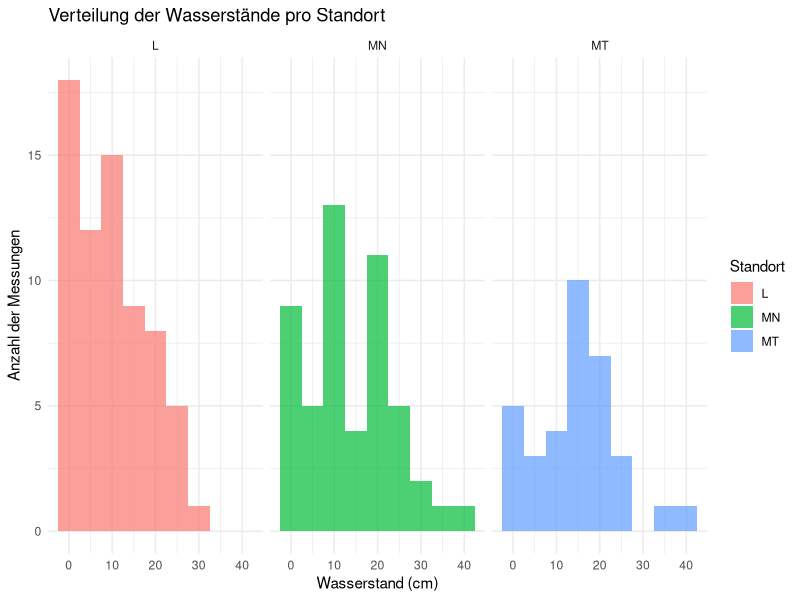
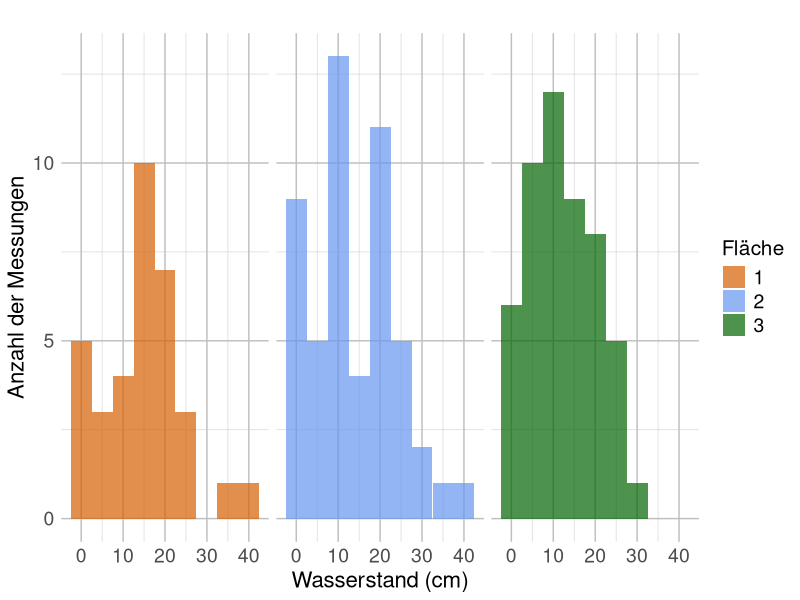
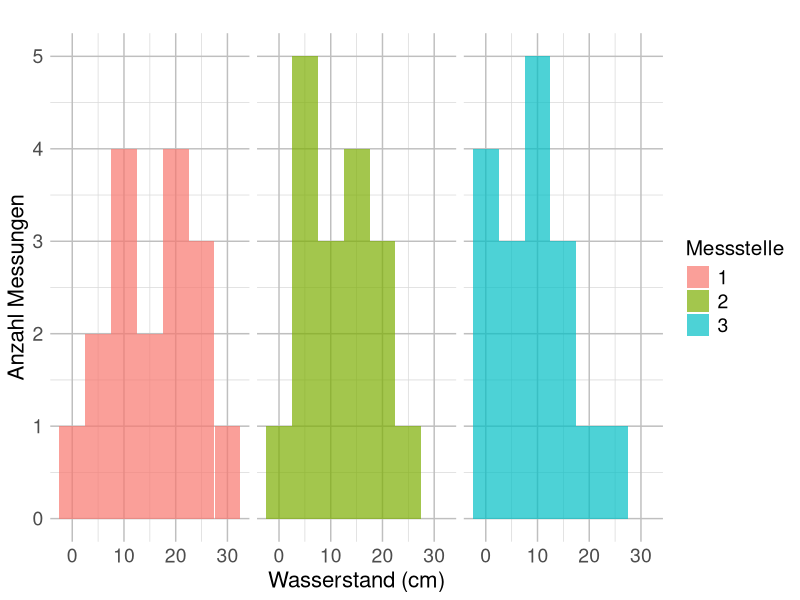
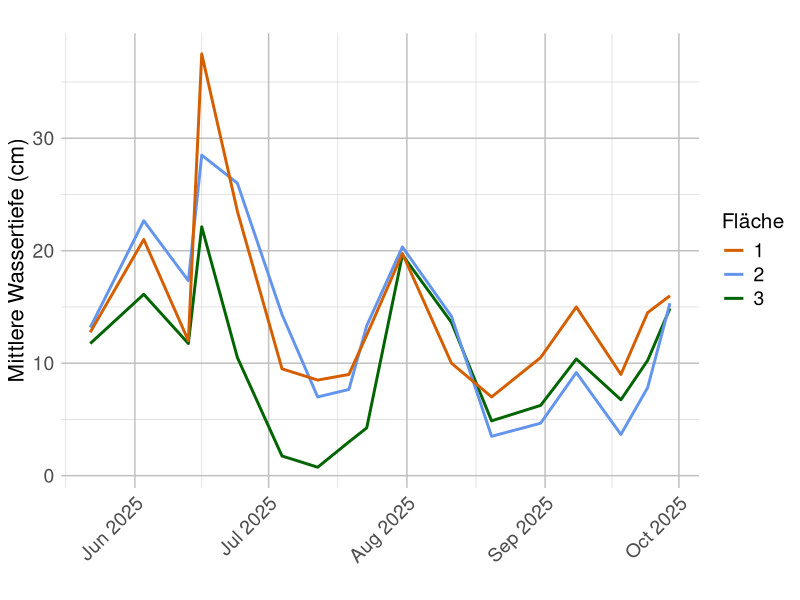
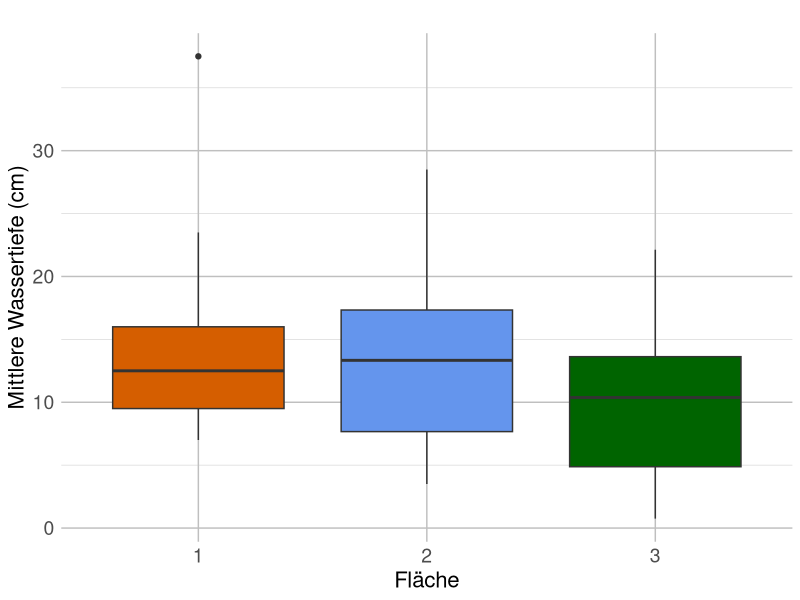
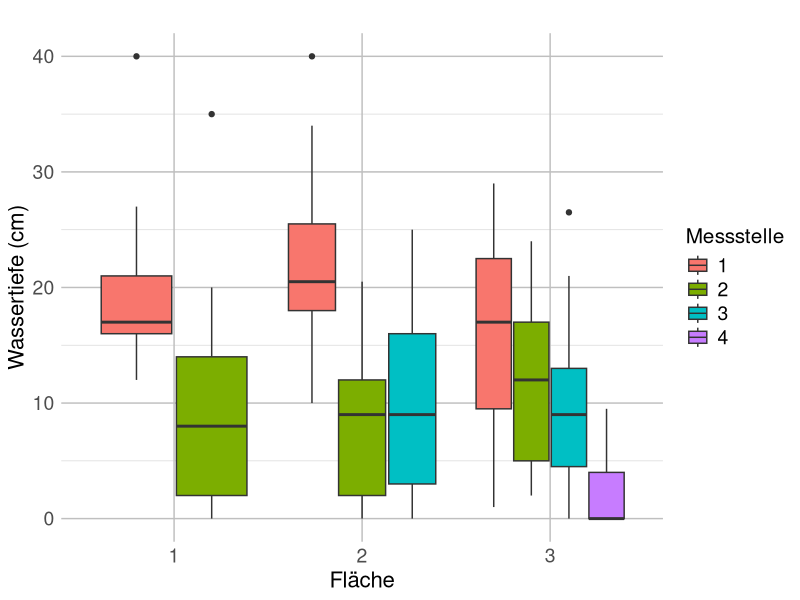
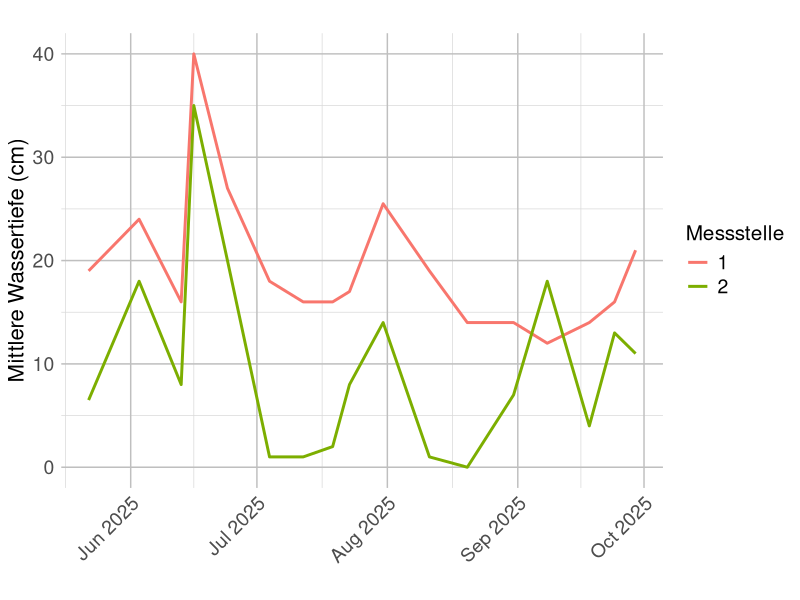
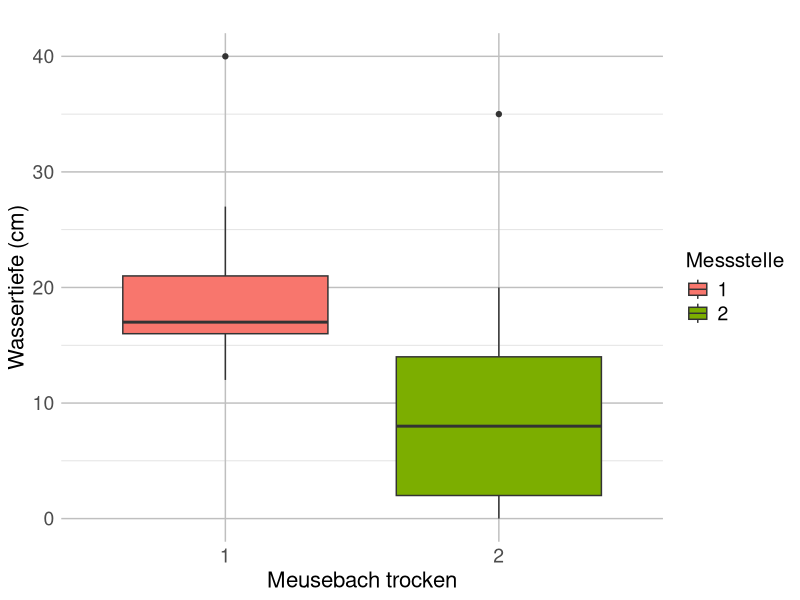

R code for these plots, in order:
## ---- chunk 1
library(readxl)
library(dplyr)
library(ggplot2)
library(lubridate)
library(tidyr)
## ---- chunk 2
Wassertiefen <- read_excel("Tabelle Wassertiefe.xlsx")
summary(Wassertiefen)
str(Wassertiefen)
class(Wassertiefen$Datum)

# Datum als Date konvertieren
Wassertiefen$Datum <- as.Date(Wassertiefen$Datum)

str(Wassertiefen)
class(Wassertiefen$Datum)
## ---- chunk 3
# Statistische Kennzahlen pro Messpunkt und Standort
Kennzahlen_messpunkt <- Wassertiefen %>%
  group_by(Standort, Messpunkt) %>%
  summarise(
    Mittelwert = mean(Wassertiefe, na.rm = TRUE),
    Median = median(Wassertiefe, na.rm = TRUE),
    Std = sd(Wassertiefe, na.rm = TRUE),
    Min = min(Wassertiefe, na.rm = TRUE),
    Max = max(Wassertiefe, na.rm = TRUE),
    Range = max(Wassertiefe, na.rm = TRUE) - min(Wassertiefe, na.rm = TRUE),
  )

Kennzahlen_messpunkt
## ---- chunk 4
# Statistische Kennzahlen pro Standort
Kennzahlen_standort <- Wassertiefen %>%
  group_by(Standort) %>%
  summarise(
    Mittelwert = mean(Wassertiefe, na.rm = TRUE),
    Median = median(Wassertiefe, na.rm = TRUE),
    Std = sd(Wassertiefe, na.rm = TRUE),
    Min = min(Wassertiefe, na.rm = TRUE),
    Max = max(Wassertiefe, na.rm = TRUE),
    Range = max(Wassertiefe, na.rm = TRUE) - min(Wassertiefe, na.rm = TRUE)
  )

Kennzahlen_standort
## ---- chunk 5
# Mittelwerte pro Tag/ pro Standort berechnen 
WT_mittel <- Wassertiefen %>% 
  group_by(Datum, Standort) %>% 
  summarise(WT_mean = mean(Wassertiefe, na.rm = TRUE)) %>% 
  ungroup()
## ---- chunk 6
# welcher Standort hat die größten Wasserstandsschwankungen?

# Standardabweichung = wie stark der Wasserstand typischerweise um seinen Mittelwert schwankt
# Spannweite des Wasserstands = extremste Unterschiede zwischen dem höchsten und niedrigsten gemessenen Wasserstand
# für die einzelnen Messpunkte auch aus den Kennzahlen_messpunkt ersichtlich

#Schwankung pro Standort (über Tagesmittelwerte)
WT_var_st <- WT_mittel %>%
  group_by(Standort) %>%
  summarise(
    sd_WT = sd(WT_mean, na.rm = TRUE),
    range_WT = max(WT_mean, na.rm = TRUE) - min(WT_mean, na.rm = TRUE)
  ) %>%
  arrange(desc(sd_WT))

WT_var_st
## ---- chunk 7
# welcher Standort hat die meisten trocken gefallenen Tage, welcher die wenigsten (= Beständigkeit des Gewässers/Wasserspiegel)

WT_trocken_mp <- Wassertiefen %>%
  group_by(Standort, Messpunkt) %>%
  summarise(
    trockene_Tage = sum(Wassertiefe <= 1, na.rm = TRUE),
    gesamt_Messungen = n(),
    anteil_trocken = trockene_Tage / gesamt_Messungen
  ) %>%
  arrange(Standort, desc(trockene_Tage))

WT_trocken_mp

## ---- chunk 8
# Histogramm zur Häufigkeit der Wasserstände je Standort 
ggplot(Wassertiefen, aes(x = Wassertiefe, fill = Standort)) +
  geom_histogram(binwidth = 5, alpha = 0.7) +
  facet_wrap(~Standort) +
  theme_minimal() +
  labs(title = "Verteilung der Wasserstände pro Standort",
       x = "Wasserstand (cm)",
       y = "Anzahl der Messungen")

# Histogramm zur Häufigkeit der Wasserstände je Standort ohne Messpunkt 4 bei Lihtenau 
ggplot(
  Wassertiefen %>%
    filter(!(Standort == "L" & Messpunkt == 4)) %>%
    mutate(Standort = factor(Standort, levels = c("MT", "MN", "L"))),
  aes(x = Wassertiefe, fill = Standort)
) +
  geom_histogram(binwidth = 5, alpha = 0.7) +
  facet_wrap(~Standort) +
  labs(
    title = "",
    x = "Wasserstand (cm)",
    y = "Anzahl der Messungen",
    fill = "Fläche"              
  ) +
  scale_fill_manual(
    values = c(
      "MT" = "#D55E00",
      "MN" = "#6495ED",
      "L"  = "#006400"
    ),
    labels = c(                  
      "MT" = "1",
      "MN" = "2",
      "L"  = "3"
    )
  ) +
  theme(
    axis.title.x = element_text(size = 16),
    axis.title.y = element_text(size = 16),
    
    axis.text.x = element_text(size = 14),
    axis.text.y = element_text(size = 14),
    
    legend.title = element_text(size = 15),
    legend.text = element_text(size = 14),
    
    panel.grid.major = element_line(color = "grey75"),
    panel.grid.minor = element_line(color = "grey85"),
    
    axis.ticks = element_blank(),
    
    panel.background = element_rect(fill = "white", color = NA),
    
    strip.background = element_blank(),  # graue Balken entfernen
    strip.text = element_blank()         # MT/MN/L entfernen
  )
## ---- chunk 9
# Histogramm zur Häufigkeit der Wasserstände je Messpunkt und Standort 
Wassertiefen$Standort <- as.factor(Wassertiefen$Standort)
Wassertiefen$Messpunkt <- as.factor(Wassertiefen$Messpunkt)

standort_L <- Wassertiefen %>% 
  filter(Standort == "L")
standort_L <- Wassertiefen %>%
  filter(Standort == "L", Messpunkt != "4")#ohne Messpunkt 4 (verzerrt Daten)
standort_MN <- Wassertiefen %>% 
  filter(Standort == "MN")
standort_MT <- Wassertiefen %>% 
  filter(Standort == "MT")

ggplot(standort_L, aes(x = Wassertiefe, fill = factor(Messpunkt))) +
  geom_histogram(binwidth = 5, alpha = 0.7) +
  facet_wrap(~Messpunkt) +
  labs(
    title = "",
    x = "Wasserstand (cm)",
    y = "Anzahl Messungen",
    fill = "Messstelle"
  ) +
  scale_fill_manual(
    values = c(
      "1" = "#F8766D",
      "2" = "#7CAE00",
      "3" = "#00BFC4",
      "4" = "#C77CFF"
    )
  ) +
  theme(
    axis.title.x = element_text(size = 16),
    axis.title.y = element_text(size = 16),
    
    axis.text.x = element_text(size = 14),
    axis.text.y = element_text(size = 14),
    
    legend.title = element_text(size = 15),
    legend.text = element_text(size = 14),
    
    panel.grid.major = element_line(color = "grey75"),
    panel.grid.minor = element_line(color = "grey85"),
    
    axis.ticks = element_blank(),
    
    panel.background = element_rect(fill = "white", color = NA),
    
    strip.background = element_blank(),
    strip.text = element_blank()
  )
## ---- chunk 10
#ggsave(
#  "Histogramm_Häufigkeit der Wasserstände_Fläche 3 (ohne MS4).png",
#  width = 10,
#  height = 6,
#  dpi = 300
#)
## ---- chunk 11
# Liniendiagramm - Jahresverlauf
# Zeitlicher Verlauf der mittleren Wassertiefe nach Standort

ggplot(WT_mittel, aes(x = Datum, y = WT_mean, color = Standort)) +
  geom_line(linewidth = 1) +
  #geom_point(size = 2) +
  labs(
    title = "",
    x = "",
    y = "Mittlere Wassertiefe (cm)",
    color = "Fläche"
  ) +
  scale_color_manual(
    breaks = c("MT", "MN", "L"),
    values = c(
      "MT" = "#D55E00",
      "MN" = "#6495ED",
      "L"  = "#006400"
    ),
    labels = c(
      "MT" = "1",
      "MN" = "2",
      "L"  = "3"
    )
  ) +
  theme(
    axis.title.x = element_text(size = 16),
    axis.title.y = element_text(size = 16),

    axis.text.x = element_text(angle = 45, hjust = 1, size = 14),
    axis.text.y = element_text(size = 14),

    legend.title = element_text(size = 15),
    legend.text = element_text(size = 14),

    panel.grid.major = element_line(color = "grey75"),
    panel.grid.minor = element_line(color = "grey85"),

    axis.ticks = element_blank(),

    panel.background = element_rect(fill = "white", color = NA)
  ) +
  scale_x_date(
    date_breaks = "1 month",
    date_labels = "%b %Y"
  )
## ---- chunk 12
#ggsave(
  #"Zeitlicher Verlauf der mittleren Wassertiefe nach Standort.png",
  #width = 10,
  #height = 6,
  #dpi = 300
#)
## ---- chunk 13
# Boxplot pro Standort, Mittelwert der verschiedenen Messpunkte

ggplot(WT_mittel, aes(x = factor(Standort,levels = c("MT", "MN", "L")), y = WT_mean, fill = Standort)) +
  geom_boxplot() +
  labs(
    title = "",
    x = "Fläche",
    y = "Mittlere Wassertiefe (cm)"
  ) +
  scale_x_discrete(labels = c(
    "MT" = "1",
    "MN" = "2",
    "L"  = "3"
  )) +
  scale_fill_manual(
    values = c(
      "MT" = "#D55E00",
      "MN" = "#6495ED",
      "L"  = "#006400"
    )
  ) +
  theme(
    axis.title.x = element_text(size = 16),
    axis.title.y = element_text(size = 16),

    axis.text.x = element_text(size = 14),
    axis.text.y = element_text(size = 14),

    legend.position = "none",   

    panel.grid.major = element_line(color = "grey75"),
    panel.grid.minor = element_line(color = "grey85"),

    axis.ticks = element_blank(),

    panel.background = element_rect(fill = "white", color = NA)
  )
## ---- chunk 14
#ggsave(
  #"Boxplot_Vergleich der Flächen.png",
  #width = 10,
  #height = 6,
  #dpi = 300
#)
## ---- chunk 15
# Boxplot pro Standort, Messpunkte farblich unterscheiden
# Vergleich der Wassertiefen nach Standort und Messstelle (Mai–Sep 2025)

ggplot(Wassertiefen,
       aes(x = factor(Standort, levels = c("MT", "MN", "L")),
           y = Wassertiefe,
           fill = factor(Messpunkt))) +

  geom_boxplot(position = position_dodge(0.8)) +

  labs(
    title = "",
    x = "Fläche",
    y = "Wassertiefe (cm)",
    fill = "Messstelle"
  ) +

  scale_x_discrete(labels = c(
    "MT" = "1",
    "MN" = "2",
    "L"  = "3"
  )) +

  theme(
    axis.title.x = element_text(size = 16),
    axis.title.y = element_text(size = 16),

    axis.text.x = element_text(size = 14),
    axis.text.y = element_text(size = 14),

    legend.title = element_text(size = 15),
    legend.text = element_text(size = 14),

    panel.grid.major = element_line(color = "grey75"),
    panel.grid.minor = element_line(color = "grey85"),

    axis.ticks = element_blank(),

    panel.background = element_rect(fill = "white", color = NA)
  )
## ---- chunk 16
#ggsave(
  #"Boxplot_Vergleich der Wassertiefen nach Standort und Messstelle.png",
  #width = 10,
  #height = 6,
  #dpi = 300
#)
## ---- chunk 17
#### Jahresverlauf - Liniendiagramm
plot_lin1 <- function(df, st, titel = NULL) {
  
  # Daten nach Standort filtern
  df_sub1 <- df %>% filter(Standort == st)

  ggplot(df_sub1, aes(x = Datum, y = Wassertiefe, color = factor(Messpunkt))) +
    geom_line(linewidth = 1) +
    #geom_point(size = 2) +
    
    labs(
      title = titel,
      x = "",
      y = "Mittlere Wassertiefe (cm)",
      color = "Messstelle"
    ) +
    
    scale_x_date(
      date_breaks = "1 month",
      date_labels = "%b %Y"
    ) +
    scale_color_manual(
  values = c(
    "1" = "#F8766D",
    "2" = "#7CAE00",
    "3" = "#00BFC4",
    "4" = "#C77CFF"
  )
  ) +
    
    theme(
      axis.title.x = element_text(size = 16),
      axis.title.y = element_text(size = 16),

      axis.text.x = element_text(angle = 45, hjust = 1, size = 14),
      axis.text.y = element_text(size = 14),

      legend.title = element_text(size = 15),
      legend.text = element_text(size = 14),

      panel.grid.major = element_line(color = "grey75"),
      panel.grid.minor = element_line(color = "grey85"),

      axis.ticks = element_blank(),

      panel.background = element_rect(fill = "white", color = NA)
    )
}
## ---- chunk 18
#### Unterschiede zw. den Messstellen - Boxplot 
plot_box <- function(df, st, titel=NULL, x_name=NULL) {
  
  # Daten filtern
  df_sub2 <- df %>% filter(Standort == st)
  
  # x-Achsenname setzen, falls NULL
  if (is.null(x_name)) {
    x_name <- "Messpunkt"  # Standard
  }
  
  ggplot(df_sub2, aes(x = factor(Messpunkt), y = Wassertiefe, fill = factor(Messpunkt))) +
    geom_boxplot() +
    labs(
      title = titel,
      x = x_name,           # hier wird der flexible Name verwendet
      y = "Wassertiefe (cm)",
      fill = "Messstelle"
    ) +
    scale_fill_manual(
  values = c(
    "1" = "#F8766D",
    "2" = "#7CAE00",
    "3" = "#00BFC4",
    "4" = "#C77CFF"
  )
  ) +
    theme(
      axis.title.x = element_text(size = 16),
      axis.title.y = element_text(size = 16),

      axis.text.x = element_text(size = 14),
      axis.text.y = element_text(size = 14),

      legend.title = element_text(size = 15),
      legend.text = element_text(size = 14),

      panel.grid.major = element_line(color = "grey75"),
      panel.grid.minor = element_line(color = "grey85"),

      axis.ticks = element_blank(),

      panel.background = element_rect(fill = "white", color = NA)
    )
}

## ---- chunk 19
plot_lin1(Wassertiefen, "MT", titel="")
## ---- chunk 20
# Boxplot
plot_box(Wassertiefen, st="MT",
         titel="",
         x_name="Meusebach trocken")
## ---- chunk 21
# Liniendiagramm
plot_lin1(Wassertiefen, "MN", titel="")
## ---- chunk 22
# Boxplot
plot_box(Wassertiefen, st="MN",
         titel="",
         x_name="Meusebach nass")
## ---- chunk 23
# Liniendiagramm
plot_lin1(Wassertiefen, "L", titel="")
## ---- chunk 24
# Boxplot
plot_box(Wassertiefen, st="L",
         titel="",
         x_name="Lichtenau")
